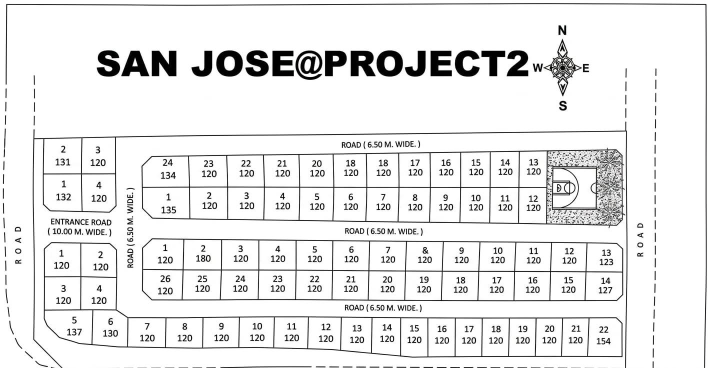
#> input picture lot_mapping/uploads/993401e19e5f10762807ff99abf65a4f1d4152ad.jpg, 1422 x 736 px (shown at 1/2 size)
$ python detect_lots.py uploads/993401e19e5f10762807ff99abf65a4f1d4152ad.jpg
#> lines starting #> are read from the running program, lines starting #| are printed output that depends on the picture; after the words box and inside, x2 and y2 are one past the last pixel; in counts of white or black regions, pixels touching at a corner belong together
import argparse
import hashlib
import json
import sys
from pathlib import Path

import cv2
import numpy as np


def detection_output_for_image(image_path):
    """
    Generate a separate JSON filename for each map image.
    Must match PHP: hash('sha256', basename(map_image_path)).
    """
    image_name = image_path.name
    detection_key = hashlib.sha256(
        image_name.encode("utf-8")
    ).hexdigest()

    return (
        Path(__file__).resolve().parent
        / "uploads"
        / "detections"
        / f"{detection_key}.json"
    )


def detect_lots(image_path, output_path=None):
    image_path = Path(image_path)

    if not image_path.is_file():
        raise FileNotFoundError(
            f"Map image not found: {image_path}"
        )

    # Read images, including paths containing special characters.
    image_data = np.fromfile(str(image_path), dtype=np.uint8)
    image = cv2.imdecode(image_data, cv2.IMREAD_COLOR)
#> image is the input picture: shape (736, 1422, 3); mean B, G, R 233.3, 233.3, 233.3

    if image is None:
        raise ValueError(
            "Cannot read image. Check that it is a valid JPG or PNG."
        )

    original_height, original_width = image.shape[:2]
#> original_height = 736; original_width = 1422

    # Resize large maps for faster processing.
    scale = min(
        1.0,
        2400 / max(original_width, original_height)
    )
#> scale = 1

    if scale < 1:
        image = cv2.resize(
            image,
            (
                int(original_width * scale),
                int(original_height * scale)
            ),
            interpolation=cv2.INTER_AREA
        )

    gray = cv2.cvtColor(image, cv2.COLOR_BGR2GRAY)
    gray = cv2.GaussianBlur(gray, (3, 3), 0)

    # Detect printed lines and close small gaps.
    edges = cv2.Canny(gray, 40, 120)
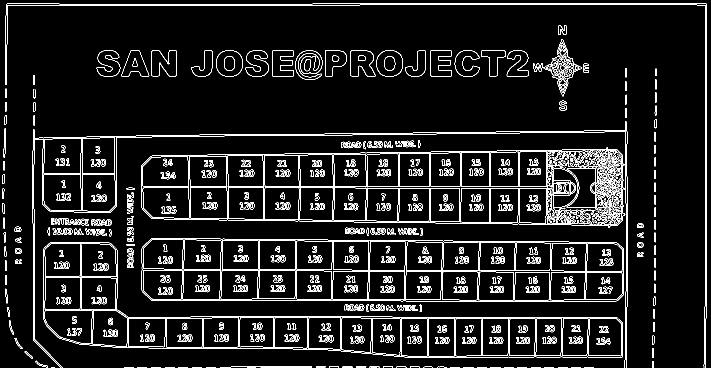
#> edges: shape (736, 1422) (shown at 1/2 size); 7.2% white in thin lines or dots

    kernel = cv2.getStructuringElement(
        cv2.MORPH_RECT,
        (3, 3)
    )

    edges = cv2.morphologyEx(
        edges,
        cv2.MORPH_CLOSE,
        kernel,
        iterations=2
    )
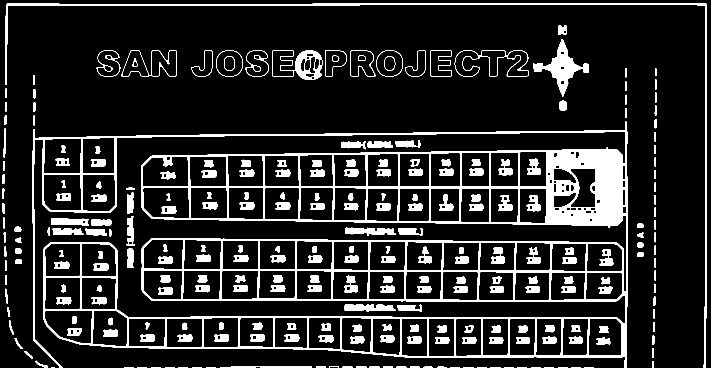
#> edges: shape (736, 1422) (shown at 1/2 size); 13.9% white; 269 white regions (1 under 20 px)

    contours, _ = cv2.findContours(
        edges,
        cv2.RETR_LIST,
        cv2.CHAIN_APPROX_SIMPLE
    )
#> contours = 507 contours, 20 with area under 20; largest, box (x1, y1, x2, y2) and area: (65, 243, 1256, 736) 379521, (11, 6, 1414, 736) 5614, (285, 375, 379, 437) 5330, (87, 349, 163, 422) 5224, (87, 276, 163, 347) 5076

    work_height, work_width = gray.shape
#> work_height = 736; work_width = 1422
    image_area = work_width * work_height
#> image_area = 1046592
    candidates = []

    for contour in contours:
        area = abs(cv2.contourArea(contour))

        if area < max(150, image_area * 0.00002):
            continue

        if area > image_area * 0.15:
            continue

        perimeter = cv2.arcLength(contour, True)

        if perimeter <= 0:
            continue

        polygon = cv2.approxPolyDP(
            contour,
            0.015 * perimeter,
            True
        )

        if not 4 <= len(polygon) <= 12:
            continue

        x, y, w, h = cv2.boundingRect(polygon)

        if w < 12 or h < 12:
            continue

        points = polygon.reshape(-1, 2).astype(float)

        # Convert coordinates back to original image dimensions.
        points /= scale

        normalized_points = [
            [
                round(
                    float(
                        np.clip(
                            px / max(1, original_width - 1),
                            0,
                            1
                        )
                    ),
                    6
                ),
                round(
                    float(
                        np.clip(
                            py / max(1, original_height - 1),
                            0,
                            1
                        )
                    ),
                    6
                )
            ]
            for px, py in points
        ]

        pixel_points = [
            [
                int(round(np.clip(
                    px, 0, original_width - 1
                ))),
                int(round(np.clip(
                    py, 0, original_height - 1
                )))
            ]
            for px, py in points
        ]

        candidates.append({
            "points": normalized_points,
            "pixel_points": pixel_points,
            "area_pixels": int(
                round(area / (scale * scale))
            )
        })
#> this loop made 507 passes
#> area on passes 20 to 22: 30, 33, 37.5
#> after the loop, candidates = 222 items

    # Keep larger candidates first and remove near-identical boxes.
    candidates.sort(
        key=lambda item: item["area_pixels"],
        reverse=True
    )

    filtered = []

    for candidate in candidates:
        pts = np.array(
            candidate["pixel_points"],
            dtype=np.int32
        )

        x, y, w, h = cv2.boundingRect(pts)
        duplicate = False

        for existing in filtered:
            other = np.array(
                existing["pixel_points"],
                dtype=np.int32
            )

            ox, oy, ow, oh = cv2.boundingRect(other)

            intersection = (
                max(0, min(x + w, ox + ow) - max(x, ox))
                * max(0, min(y + h, oy + oh) - max(y, oy))
            )

            union = w * h + ow * oh - intersection

            if union and intersection / union > 0.88:
                duplicate = True
                break

        if not duplicate:
            filtered.append(candidate)

        if len(filtered) >= 500:
            break
#> this loop made 222 passes
#> (x, y, w, h) on passes 1 to 3: (11, 7, 1402, 729), (285, 375, 94, 61), (87, 349, 76, 72)
#> after the loop, filtered = 213 items

    polygons = []

    for index, candidate in enumerate(filtered, start=1):
        polygons.append({
            "id": f"candidate-{index}",
            "points": candidate["points"],
            "pixel_points": candidate["pixel_points"],
            "area_pixels": candidate["area_pixels"],
            "confidence": "candidate",
            "review_status": "pending"
        })
#> after the loop, polygons = 213 items

    result = {
        "ok": True,
        "image": image_path.name,
        "image_width": original_width,
        "image_height": original_height,
        "coordinate_system": "normalized_0_to_1",
        "polygon_count": len(polygons),
        "polygons": polygons,
        "warnings": [
            "Detected polygons are candidates, not verified lot boundaries.",
            "Image lines, roads, text and stamps may produce false detections.",
            "Lot numbers and ownership must be entered or verified separately."
        ]
    }

    # Use a separate JSON file for each image by default.
    if output_path is None:
        output_path = detection_output_for_image(image_path)
    else:
        output_path = Path(output_path)

    output_path.parent.mkdir(
        parents=True,
        exist_ok=True
    )

    output_path.write_text(
        json.dumps(result, indent=2, ensure_ascii=False),
        encoding="utf-8"
    )

    print("Detection finished.")
    print("Image:", image_path.resolve())
    print("Candidate polygons:", len(polygons))
#| Candidate polygons: 213
    print("JSON saved to:", output_path.resolve())


def main():
    parser = argparse.ArgumentParser(
        description=(
            "Detect candidate lot boundaries from a map image."
        )
    )

    parser.add_argument(
        "image",
        help="Path to the map image"
    )

    parser.add_argument(
        "--output",
        default=None,
        help=(
            "Optional JSON output path. "
            "If omitted, a separate file is created "
            "under uploads/detections/ for this image."
        )
    )

    args = parser.parse_args()

    try:
        detect_lots(args.image, args.output)
    except Exception as error:
        print("ERROR:", error, file=sys.stderr)
        sys.exit(1)


if __name__ == "__main__":
    main()

$ run again, on lot_mapping/uploads/ada741d33744099349270e6bff1c2e6602f77130.jpg
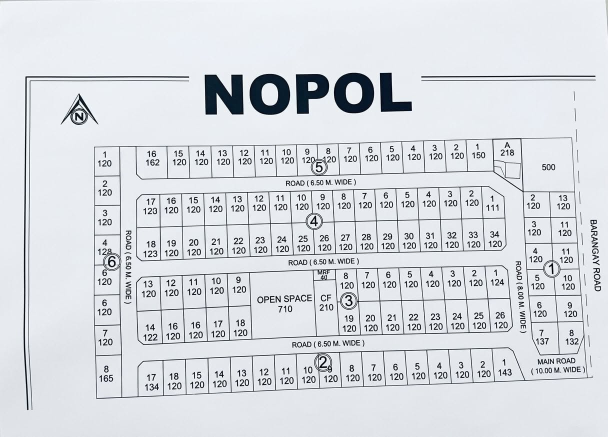
#> input picture lot_mapping/uploads/ada741d33744099349270e6bff1c2e6602f77130.jpg, 1216 x 874 px (shown at 1/2 size)
#> in detect_lots, image is the input picture: shape (874, 1216, 3); mean B, G, R 224.4, 219.2, 215.9
#> in detect_lots, `edges = cv2.Canny(gray, 40, 120)`:
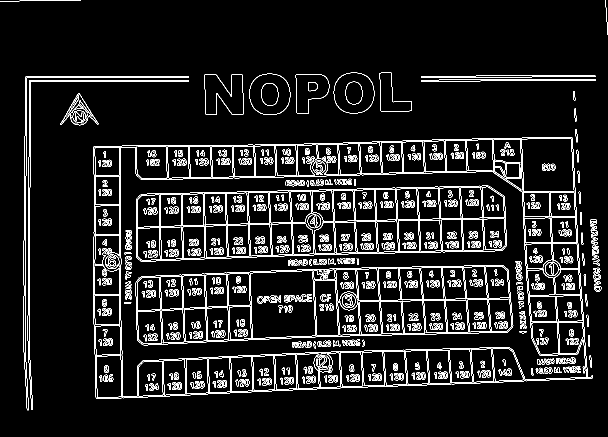
#> edges: shape (874, 1216) (shown at 1/2 size); 7.3% white in thin lines or dots
#> in detect_lots, `edges = cv2.morphologyEx( edges, cv2.MORPH_CLOSE, kernel, iterations=2 )`:
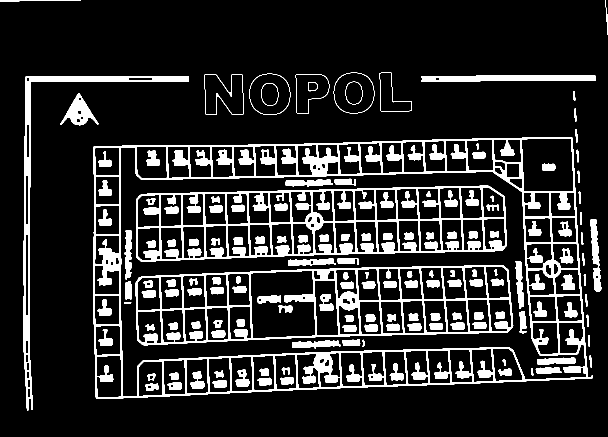
#> edges: shape (874, 1216) (shown at 1/2 size); 14.6% white; 154 white regions
#> contours = 351 contours; largest, box (x1, y1, x2, y2) and area: (187, 274, 1186, 798) 478066, (240, 294, 1174, 794) 297294, (271, 530, 1027, 691) 101292, (272, 371, 1014, 523) 96335, (500, 541, 632, 677) 15744
#> the loop in detect_lots, `for contour in contours:` made 351 passes
#> area on passes 1 to 3: 112, 40, 34
#> after the loop in detect_lots, `for contour in contours:`: candidates = 232 items
#> the loop in detect_lots, `for candidate in candidates:` made 232 passes
#> (pts, x, y, w, h) on passes 1, 2, 4: ([[1016, 539], [286, 552], [274, 678], [1015, 664]], 274, 539, 743, 140), ([[1009, 394], [282, 388], [272, 514], [1003, 501]], 272, 388, 738, 127), ([[1141, 276], [1147, 381], [1048, 382], [1043, 279]], 1043, 276, 105, 107)
#| Candidate polygons: 224

$ run again, on lot_mapping/uploads/antongwapo.jpg
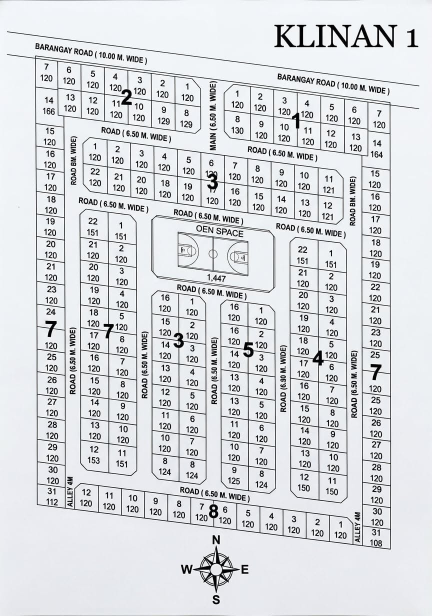
#> input picture lot_mapping/uploads/antongwapo.jpg, 864 x 1232 px (shown at 1/2 size)
#> in detect_lots, image is the input picture: shape (1232, 864, 3); mean B, G, R 222.8, 219.4, 217.2
#> in detect_lots, `edges = cv2.Canny(gray, 40, 120)`:
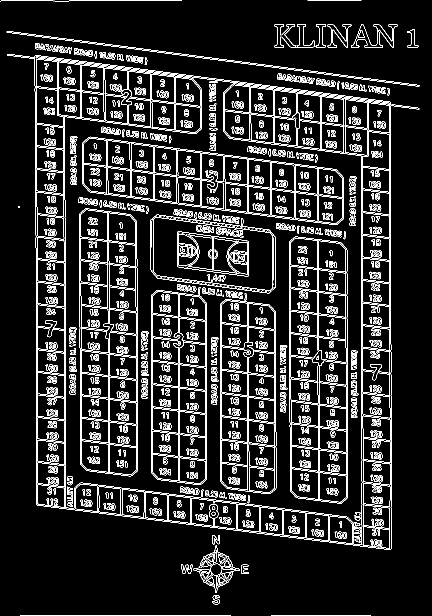
#> edges: shape (1232, 864) (shown at 1/2 size); 10.1% white in thin lines or dots
#> in detect_lots, `edges = cv2.morphologyEx( edges, cv2.MORPH_CLOSE, kernel, iterations=2 )`:
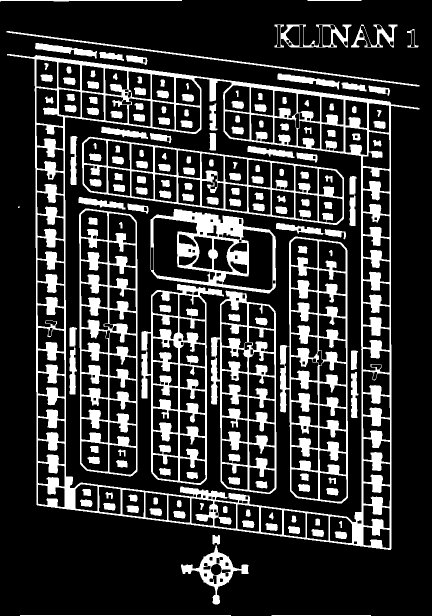
#> edges: shape (1232, 864) (shown at 1/2 size); 21% white; 158 white regions (1 under 20 px)
#> contours = 458 contours, 1 with area under 20; largest, box (x1, y1, x2, y2) and area: (14, 108, 839, 1100) 637598, (129, 155, 724, 1045) 433411, (560, 473, 696, 1007) 61924, (158, 417, 275, 953) 59667, (164, 273, 688, 450) 57464
#> the loop in detect_lots, `for contour in contours:` made 458 passes
#> area on passes 3 to 5: 51, 57.5, 126
#> after the loop in detect_lots, `for contour in contours:`: candidates = 251 items
#> the loop in detect_lots, `for candidate in candidates:` made 251 passes
#> (x, y, w, h) on passes 1, 4, 5: (560, 473, 135, 534), (283, 568, 165, 402), (422, 581, 130, 407)
#| Candidate polygons: 251
